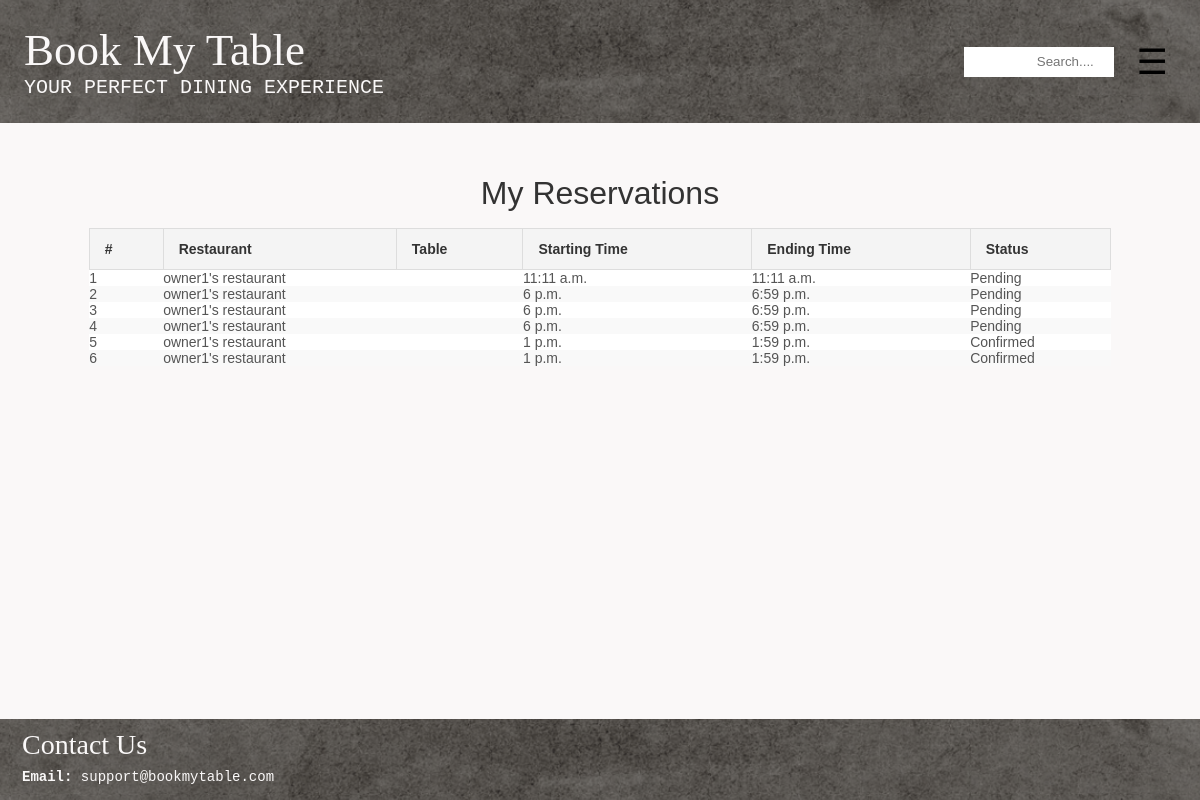
The app's page /my-reservations/ (signed in), older data.
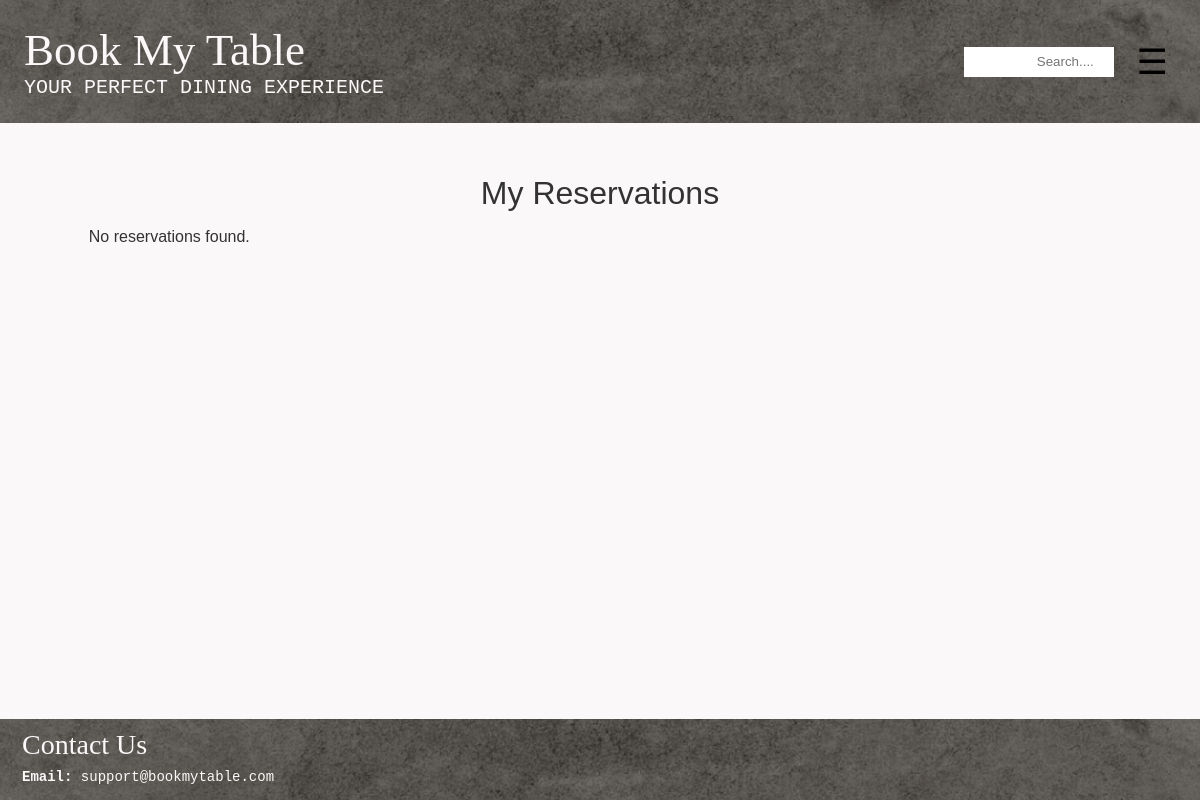
The same page, newer data.
### reservation/models.py (models this page shows, shortened)
class Reservation(models.Model):
    customer = models.ForeignKey(
        settings.AUTH_USER_MODEL,
        on_delete=models.CASCADE,
        limit_choices_to={'is_customer': True},  # Ensure only customers can be linked
        related_name="reservations"
    )
    restaurant = models.ForeignKey(
        Restaurant,  # Reference to the restaurant
        on_delete=models.CASCADE,
        related_name="reservations"
    )
    table = models.ForeignKey(
        Table,  # Reference to the selected table
        on_delete=models.CASCADE,
        related_name="reservations",
        default=1
    )
    starting_time = models.TimeField()
    ending_time = models.TimeField()
    reservation_status = models.CharField(max_length=20, default='Pending')

### restaurant/models.py (models this page shows, shortened)
class Restaurant(models.Model):
    R_ID = models.AutoField(primary_key=True)
    R_Name = models.CharField(max_length=100)
    owner = models.OneToOneField('users.Owner', on_delete=models.CASCADE, related_name='restaurant')
    R_EmailAddress = models.EmailField(unique=True)
    R_ContactNumber = models.CharField(unique = True, max_length=15)
    R_Address = models.TextField() # this will allow for multiple addresses too
    R_Description = models.TextField(blank=True, null=True) #can be left blank, will store NULL if no value exists
    R_CuisineTypes = models.CharField(max_length=100)
    R_ReservationCost = models.DecimalField(max_digits=10, decimal_places=2)
    R_OpenHours = models.CharField(max_length=100) # e.g "Mon-Fri: 9:00AM - 8PM"
    Rating = models.DecimalField(decimal_places=2, default=0.0, max_digits=100)
    NetRevenue = models.DecimalField(max_digits=15, decimal_places=2, default=0.0)

### users/views.py (the view)
# urls.py: path('my-reservations/', views.my_reservations, name='my_reservations'),
@login_required
def my_reservations(request):
    user = request.user
    if user.is_customer:
        reservations = Reservation.objects.filter(customer=user)
    elif user.is_owner:
        reservations = Reservation.objects.filter(restaurant__owner=user)
    else:
        reservations = []
    return render(request, 'users/my_reservations.html', {'reservations': reservations})

### users/templates/users/my_reservations.html (shortened to what this page needs)
{% extends 'layout.html' %}
{% block content %}
<div class="myreservations_table-container">
    <h2 class="card-header text-center">My Reservations</h2>
    {% if reservations %}
        <table class="myreservations_table">
            <thead>
                <tr>
                    <th>#</th>
                    <th>Restaurant</th>
                    <th>Table</th>
                    <th>Starting Time</th>
                    <th>Ending Time</th>
                    <th>Status</th>
                </tr>
            </thead>
            <tbody>
                {% for reservation in reservations %}
                <tr>
                    <td>{{ forloop.counter }}</td>
                    <td>{{ reservation.restaurant.R_Name }}</td>
                    <td>{{ reservation.table.table_number }}</td>
                    <td>{{ reservation.starting_time }}</td>
                    <td>{{ reservation.ending_time }}</td>
                    <td>{{ reservation.reservation_status }}</td>
                </tr>
                {% endfor %}
            </tbody>
        </table>
    {% else %}
        <p>No reservations found.</p>
    {% endif %}
</div>
{% endblock %}

Row changes from the older to the newer data that the page shows:
no longer on this page (row edited): Reservation: restaurant.R_Name "owner1's restaurant", starting_time "11:11 a.m.", ending_time "11:11 a.m.", reservation_status "Pending"
removed Reservation: restaurant.R_Name "owner1's restaurant", starting_time "6 p.m.", ending_time "6:59 p.m.", reservation_status "Pending"
removed Reservation: restaurant.R_Name "owner1's restaurant", starting_time "6 p.m.", ending_time "6:59 p.m.", reservation_status "Pending"
removed Reservation: restaurant.R_Name "owner1's restaurant", starting_time "6 p.m.", ending_time "6:59 p.m.", reservation_status "Pending"
removed Reservation: restaurant.R_Name "owner1's restaurant", starting_time "1 p.m.", ending_time "1:59 p.m.", reservation_status "Confirmed"
removed Reservation: restaurant.R_Name "owner1's restaurant", starting_time "1 p.m.", ending_time "1:59 p.m.", reservation_status "Confirmed"
Text that changed along with them:
text no longer shown: "# Restaurant Table Starting Time Ending Time Status"
text now shown: "No reservations found."
